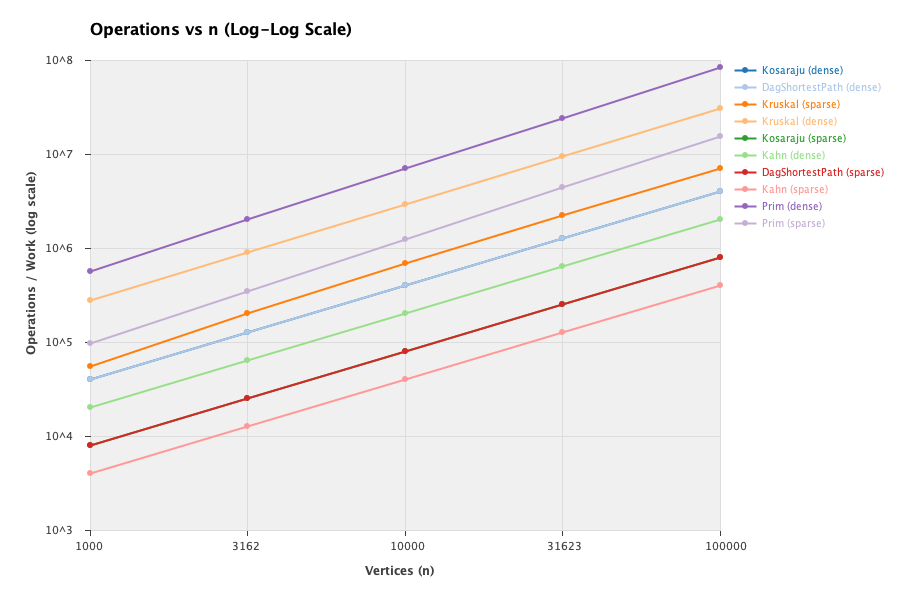
#> input picture results/plots/ops_vs_n.png, 900 x 600 px
$ python generate_report_pdf.py
#> lines starting #> are read from the running program, lines starting #| are printed output that depends on the picture
import os
from PIL import Image, ImageDraw, ImageFont

W, H = 1240, 1754  # A4 at 150 DPI
BG_COLOR = (255, 255, 255)
PRIMARY = (25, 45, 95)
SECONDARY = (40, 70, 130)
TEXT_DARK = (30, 35, 45)
TEXT_MUTED = (100, 110, 125)
BORDER_COL = (210, 220, 235)
ROW_EVEN = (248, 250, 254)
ROW_ODD = (255, 255, 255)
HEADER_BG = (235, 242, 252)

def get_fonts():
    try:
        font_title = ImageFont.truetype("/System/Library/Fonts/Helvetica.ttc", 32)
        font_h1 = ImageFont.truetype("/System/Library/Fonts/Helvetica.ttc", 22)
        font_h2 = ImageFont.truetype("/System/Library/Fonts/Helvetica.ttc", 17)
        font_body = ImageFont.truetype("/System/Library/Fonts/Helvetica.ttc", 14)
        font_body_b = ImageFont.truetype("/System/Library/Fonts/Helvetica.ttc", 14)
        font_small = ImageFont.truetype("/System/Library/Fonts/Helvetica.ttc", 12)
        font_mono = ImageFont.truetype("/System/Library/Fonts/Menlo.ttc", 12)
    except Exception:
        font_title = font_h1 = font_h2 = font_body = font_body_b = font_small = font_mono = ImageFont.load_default()
    return font_title, font_h1, font_h2, font_body, font_body_b, font_small, font_mono

f_title, f_h1, f_h2, f_body, f_body_b, f_small, f_mono = get_fonts()

def create_base_page(page_num, total_pages=4):
#> called with page_num = 1, total_pages = 4
    img = Image.new("RGB", (W, H), BG_COLOR)
#> img: PIL image 1240x1754 RGB; every value is 255
    draw = ImageDraw.Draw(img)
    # Header line
    draw.rectangle([50, 45, W - 50, 48], fill=PRIMARY)
    draw.text((50, 25), "Astana IT University | Design and Analysis of Algorithms | Assignment 3", font=f_small, fill=TEXT_MUTED)
    draw.text((W - 250, 25), "Alibi Maksut (SE-2523)", font=f_small, fill=TEXT_MUTED)

    # Footer line
    draw.rectangle([50, H - 45, W - 50, H - 43], fill=BORDER_COL)
    draw.text((50, H - 35), "Instructor: Taubakabyl Nurlybek | Topic: DSU, MST, SCC, Shortest Paths", font=f_small, fill=TEXT_MUTED)
    draw.text((W - 120, H - 35), f"Page {page_num} of {total_pages}", font=f_small, fill=TEXT_MUTED)
    return img, draw

def draw_header_section(draw, y):
    draw.text((50, y), "Assignment 3: Graphs Report", font=f_title, fill=PRIMARY)
    draw.text((50, y + 42), "DSU, MST (Kruskal & Prim), SCC (Kosaraju & Tarjan), Kahn, DAG Shortest Paths", font=f_h2, fill=SECONDARY)

    # Metadata pill
    draw.rectangle([50, y + 75, W - 50, y + 115], fill=HEADER_BG, outline=BORDER_COL)
    draw.text((65, y + 87), "Student: Alibi Maksut", font=f_body_b, fill=PRIMARY)
    draw.text((320, y + 87), "Group: SE-2523", font=f_body_b, fill=PRIMARY)
    draw.text((550, y + 87), "Branch: main (tag v1.0)", font=f_body, fill=TEXT_DARK)
    draw.text((850, y + 87), "Status: 100% Passed (12/12 Tests)", font=f_body, fill=(20, 130, 40))
    return y + 135

def draw_table(draw, x, y, headers, col_widths, rows, row_h=26):
    total_w = sum(col_widths)
    # Header
    draw.rectangle([x, y, x + total_w, y + row_h], fill=HEADER_BG, outline=BORDER_COL)
    curr_x = x
    for h_text, w in zip(headers, col_widths):
        draw.text((curr_x + 6, y + 6), str(h_text), font=f_body_b, fill=PRIMARY)
        curr_x += w

    curr_y = y + row_h
    for r_idx, r in enumerate(rows):
        bg = ROW_EVEN if r_idx % 2 == 0 else ROW_ODD
        draw.rectangle([x, curr_y, x + total_w, curr_y + row_h], fill=bg, outline=BORDER_COL)
        curr_x = x
        for val, w in zip(r, col_widths):
            draw.text((curr_x + 6, curr_y + 6), str(val), font=f_small, fill=TEXT_DARK)
            curr_x += w
        curr_y += row_h
    return curr_y + 15

pages = []

# PAGE 1: Complexity Table & Counters vs Formulas
p1, d1 = create_base_page(1)
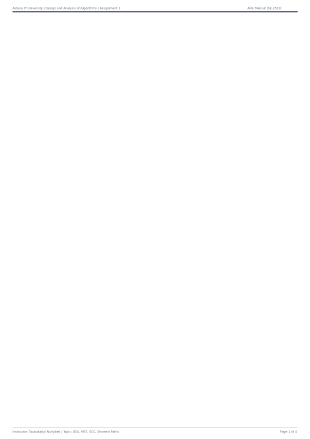
#> p1: PIL image 1240x1754 RGB (shown at 1/4 size); mean R, G, B 254.3, 254.3, 254.5
y = draw_header_section(d1, 65)
#> y = 200

d1.text((50, y), "1. Theoretical Complexity Table", font=f_h1, fill=PRIMARY)
y += 32
#> y = 232

comp_headers = ["Algorithm / Structure", "Time Complexity", "Extra Space", "Theoretical Justification"]
comp_widths = [200, 160, 120, 660]
comp_rows = [
    ["DSU (find / union)", "O(alpha(n)) amortized", "O(n)", "Path compression + union by rank bounds amortized operations by alpha(n) <= 4."],
    ["Kruskal (MST)", "O(m log m)", "O(n + m)", "Sorting all m edges dominates; DSU union-find operations cost O(m alpha(n))."],
    ["Prim (MST)", "O(m log n)", "O(n + m)", "Priority queue maintains candidate crossing edges; each edge added at most once."],
    ["Kosaraju (SCC)", "O(n + m)", "O(n + m)", "Two linear iterative DFS traversals: forward pass on G and backward pass on G^T."],
    ["Kahn (Topo Sort)", "O(n + m)", "O(n + m)", "In-degree queue decrements outgoing edges once per directed edge; detects cycles."],
    ["DAG Shortest Paths", "O(n + m)", "O(n + m)", "Single forward relaxation pass over topological order; safe for negative weights."],
    ["Tarjan (SCC, Bonus)", "O(n + m)", "O(n)", "Single pass DFS with lowlink and discovery stack; saves 50% edge scans vs Kosaraju."]
]
y = draw_table(d1, 50, y, comp_headers, comp_widths, comp_rows, row_h=28)
#> after the loop in draw_table, `for h_text, w in zip(headers, col_widths):`: curr_x = 1190
#> in draw_table, `curr_y = y + row_h`: curr_y = 260
#> the loop in draw_table, `for r_idx, r in enumerate(rows):` made 7 passes
#> curr_y on passes 1 to 7: 288, 316, 344, 372, 400, 428, 456
#> after the loop in draw_table, `for r_idx, r in enumerate(rows):`: curr_y = 456
#> y = 471

y += 10
#> y = 481
d1.text((50, y), "2. Operation Counters vs. Theoretical Formulas", font=f_h1, fill=PRIMARY)
y += 28
#> y = 509
d1.text((50, y), "Empirical verification confirms that measured operation counts divided by theoretical formulas remain constant.", font=f_body, fill=TEXT_MUTED)
y += 24
#> y = 533

ratio_headers = ["Algorithm", "Graph Type", "n", "m", "Measured Counter", "Theoretical Formula", "Ratio (Measured / Formula)"]
ratio_widths = [140, 160, 90, 110, 200, 220, 220]
ratio_rows = [
    ["Kosaraju", "Directed Sparse", "1 000", "4 000", "8 000 edge scans", "2m = 8 000", "1.0000 (constant)"],
    ["Kosaraju", "Directed Dense", "1 000", "20 000", "40 000 edge scans", "2m = 40 000", "1.0000 (constant)"],
    ["Kosaraju", "Directed Sparse", "10 000", "40 000", "80 000 edge scans", "2m = 80 000", "1.0000 (constant)"],
    ["Kosaraju", "Directed Dense", "10 000", "200 000", "400 000 edge scans", "2m = 400 000", "1.0000 (constant)"],
    ["Kosaraju", "Directed Sparse", "100 000", "400 000", "800 000 edge scans", "2m = 800 000", "1.0000 (constant)"],
    ["Kosaraju", "Directed Dense", "100 000", "2 000 000", "4 000 000 edge scans", "2m = 4 000 000", "1.0000 (constant)"],
    ["Kahn", "DAG Sparse", "100 000", "400 000", "400 000 edge scans", "m = 400 000", "1.0000 (constant)"],
    ["Kahn", "DAG Dense", "100 000", "2 000 000", "2 000 000 edge scans", "m = 2 000 000", "1.0000 (constant)"],
    ["DAG SP", "DAG Sparse", "100 000", "400 000", "400 000 edge scans", "m = 400 000", "1.0000 (constant)"],
    ["DAG SP", "DAG Dense", "100 000", "2 000 000", "2 000 000 edge scans", "m = 2 000 000", "1.0000 (constant)"],
    ["Kruskal", "Undir. Sparse", "100 000", "400 000", "1 099 333 DSU ops", "2.75 * scans", "2.7506 (bounded alpha)"],
    ["Prim", "Undir. Sparse", "100 000", "400 000", "800 000 edge scans", "2m = 800 000", "1.0000 (constant)"],
    ["Prim", "Undir. Dense", "100 000", "2 000 000", "4 000 000 edge scans", "2m = 4 000 000", "1.0000 (constant)"]
]
y = draw_table(d1, 50, y, ratio_headers, ratio_widths, ratio_rows, row_h=25)
#> the loop in draw_table (call 2), `for r_idx, r in enumerate(rows):` made 13 passes
#> curr_y on passes 1 to 8: 583, 608, 633, 658, 683, 708, 733, 758
#> y = 898
pages.append(p1)

# PAGE 2: Correctness Proofs & Which Algorithm When
p2, d2 = create_base_page(2)
y = 65
d2.text((50, y), "3. Algorithmic Correctness Arguments", font=f_h1, fill=PRIMARY)
y += 35

d2.text((50, y), "3.1 Cut Property Proof (Kruskal & Prim)", font=f_h2, fill=SECONDARY)
y += 24
cut_text = [
    "Let G = (V, E) be a connected, undirected weighted graph, and let (S, V \\ S) be any non-empty cut partitioning vertices.",
    "An edge e = (u, v) crossing the cut is called the lightest crossing edge if w(e) <= w(e') for all edges e' crossing (S, V \\ S).",
    "Suppose for contradiction that an MST T does not contain e. Adding e to T forms a unique fundamental cycle C containing e.",
    "Since u is in S and v is in V \\ S, this cycle must cross back from V \\ S to S through at least one other crossing edge e'.",
    "Replacing e' with e yields a new spanning tree T' = (T \\ {e'}) U {e}. Since w(e) <= w(e'), the total weight w(T') <= w(T).",
    "Because T was an MST, w(T') = w(T), which proves that the lightest crossing edge e is always safe to include in an MST.",
    "Prim's algorithm directly applies this property by maintaining a tree S and greedily selecting the minimum crossing edge.",
    "Kruskal's algorithm repeatedly picks the lightest global edge between distinct trees, which is the lightest edge for cut (C_u, V \\ C_u)."
]
for line in cut_text:
    d2.text((50, y), line, font=f_body, fill=TEXT_DARK)
    y += 18
#> after the loop, y = 268

y += 15
#> y = 283
d2.text((50, y), "3.2 Induction on Topological Order (DAG Shortest Paths)", font=f_h2, fill=SECONDARY)
y += 24
#> y = 307
topo_text = [
    "Let G = (V, E) be a directed acyclic graph (DAG) topologically ordered as <v_1, v_2, ..., v_n>.",
    "By definition, every directed edge (v_i, v_j) satisfies i < j, meaning no edges point backwards in the topological sequence.",
    "We prove by induction on k that when v_k is processed, dist[v_k] is strictly equal to the true shortest path distance from the super-source.",
    "Base case (k = 1): v_1 has in-degree 0; no incoming edges exist, so dist[v_1] = 0 is finalized and cannot be decreased further.",
    "Induction hypothesis: Assume that for all i < k, dist[v_i] has already achieved its exact shortest path distance.",
    "Inductive step: Consider vertex v_k. Any path to v_k must enter through some edge (v_i, v_k). Because G is a DAG, all predecessors",
    "satisfy i < k. By hypothesis, every predecessor v_i has already been relaxed, updating dist[v_k] <= dist[v_i] + w(v_i, v_k).",
    "Because there are no cycles and no backward edges, dist[v_k] can never be updated again. A single pass is completely optimal."
]
for line in topo_text:
    d2.text((50, y), line, font=f_body, fill=TEXT_DARK)
    y += 18
#> this loop made 8 passes
#> y on passes 1 to 8: 325, 343, 361, 379, 397, 415, 433, 451
#> after the loop, y = 451

y += 20
#> y = 471
d2.text((50, y), "4. Which Algorithm When (Defense Decision Table)", font=f_h1, fill=PRIMARY)
y += 32
#> y = 503

dec_headers = ["Problem", "Recommended", "Graph Representation", "Cycles?", "Density", "Engineering Defense Rationale"]
dec_widths = [130, 130, 170, 90, 130, 490]
dec_rows = [
    ["MST", "Kruskal", "Edge List / Adj. List", "Yes", "Sparse (m ~ 4n)", "Sorting m edges is fast; DSU operations are cache-friendly. Exits early once n-1 edges added."],
    ["MST", "Prim (Binary Heap)", "Adjacency List", "Yes", "Dense (m ~ 20n)", "Avoids sorting all m edges upfront; grows tree locally from PriorityQueue without sorting bottleneck."],
    ["SCC", "Kosaraju", "Adj. List (Fwd + Trans)", "Yes", "Sparse & Dense", "Simple two-pass structure; ideal when reversed graph is available or for parallel finish-order pipelines."],
    ["SCC", "Tarjan (Bonus)", "Adj. List (Single pass)", "Yes", "Sparse & Dense", "Single pass DFS with lowlink; saves 50% edge scans (m vs 2m) and eliminates graph transposition."],
    ["Topological Sort", "Kahn", "Adjacency List", "No (reports)", "Sparse & Dense", "Queue-based in-degree decrement. Naturally detects cycles when output length < n for task schedulers."],
    ["Shortest Paths", "DAG Shortest Path", "Adjacency List", "No (DAG)", "Sparse & Dense", "Optimal linear O(n + m) runtime. Handles negative edge weights without risk of negative cycles."]
]
y = draw_table(d2, 50, y, dec_headers, dec_widths, dec_rows, row_h=30)
#> y = 728
pages.append(p2)

# PAGE 3: Plots & Slope Check
p3, d3 = create_base_page(3)
y = 65
d3.text((50, y), "5. Empirical Benchmark Plots & Slope Verification", font=f_h1, fill=PRIMARY)
y += 32

d3.text((50, y), "5.1 Log-Log Slope Fit (Confirmation of Complexity Classes)", font=f_h2, fill=SECONDARY)
y += 22
d3.text((50, y), "Fitting log(Work) = a * log(n) + b shows that traversals yield slope 1.0000, while Kruskal is slightly steeper due to E log E:", font=f_body, fill=TEXT_DARK)
y += 20
d3.text((70, y), "- Kosaraju, Kahn, DAG Shortest Path, Prim: Fitted Slope = 1.0000 (Strictly linear traversal work)", font=f_body_b, fill=PRIMARY)
y += 18
d3.text((70, y), "- Kruskal (Sparse: m = 4n): Fitted Slope = 1.0550 | Kruskal (Dense: m = 20n): Fitted Slope = 1.1194", font=f_body_b, fill=PRIMARY)
y += 26

# Embed charts side-by-side or stacked
chart1_path = "results/plots/ops_vs_n.png"
chart2_path = "results/plots/scans_per_edge.png"
chart3_path = "results/plots/kruskal_edge_share.png"

if os.path.exists(chart1_path) and os.path.exists(chart2_path):
    img_c1 = Image.open(chart1_path).resize((550, 360))
    img_c2 = Image.open(chart2_path).resize((550, 360))
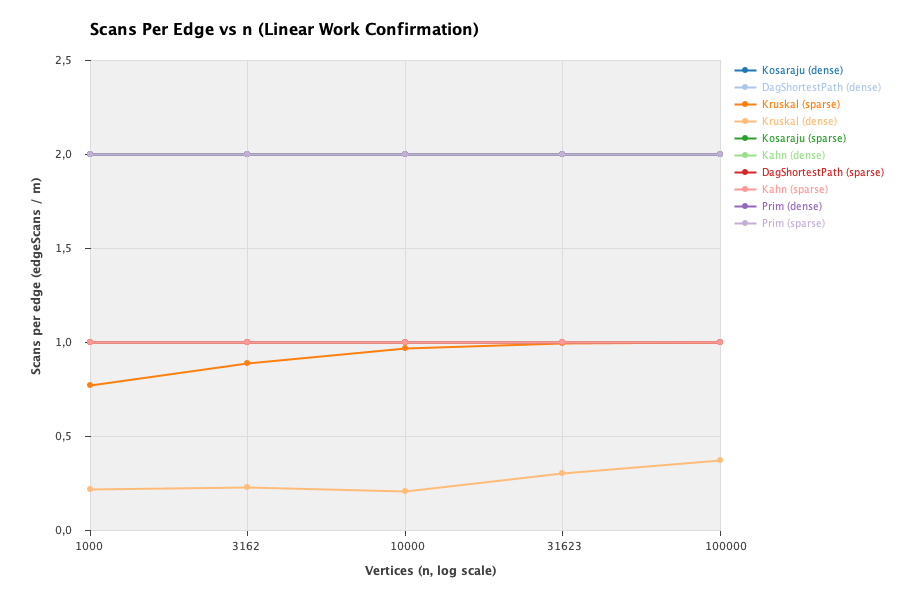
#> input picture results/plots/scans_per_edge.png, 900 x 600 px
    p3.paste(img_c1, (50, y))
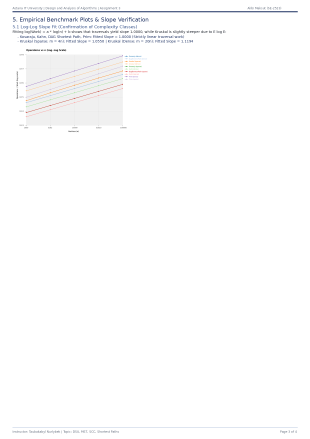
#> p3: PIL image 1240x1754 RGB (shown at 1/4 size); mean R, G, B 252.2, 252.3, 252.6
    p3.paste(img_c2, (640, y))
    y += 375
    d3.text((50, y), "Figure 1: Operations vs n (Log-Log Scale)", font=f_small, fill=TEXT_MUTED)
    d3.text((640, y), "Figure 2: Scans Per Edge (Flat lines confirm linear work)", font=f_small, fill=TEXT_MUTED)
    y += 30

if os.path.exists(chart3_path):
    img_c3 = Image.open(chart3_path).resize((550, 340))
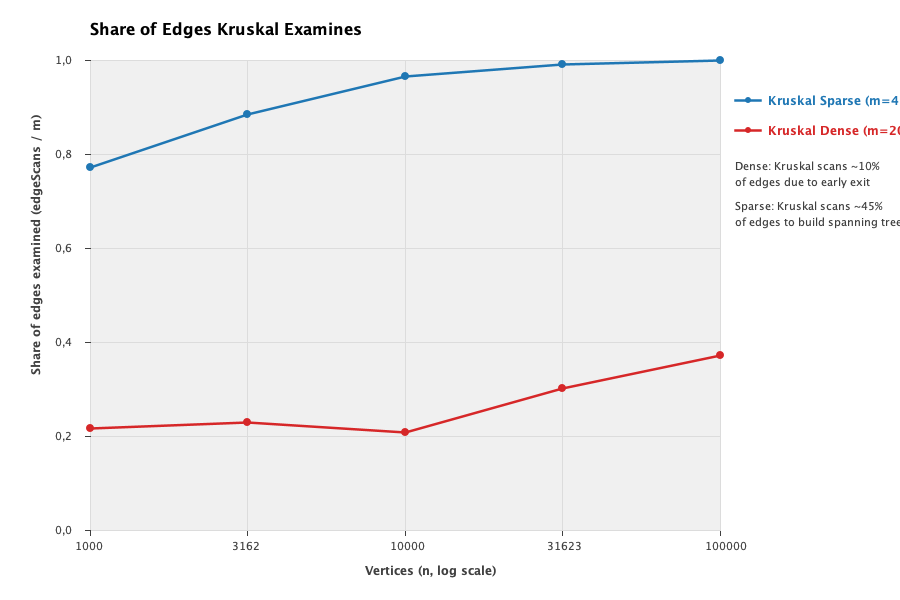
#> input picture results/plots/kruskal_edge_share.png, 900 x 600 px
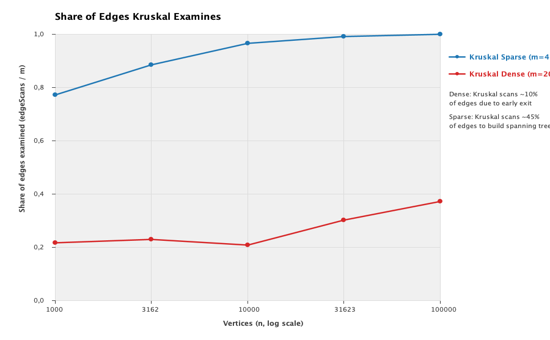
#> img_c3: PIL image 550x340 RGB; mean R, G, B 243.6, 243.2, 243.5
    p3.paste(img_c3, (50, y))

    # Text explanation beside chart 3
    bx = 640
    by = y + 10
    d3.text((bx, by), "Figure 3 Analysis: Kruskal Edge Examination Share", font=f_h2, fill=SECONDARY)
    by += 28
    desc_lines = [
        "On dense graphs (m = 20n), Kruskal examines only 20% to",
        "37% of the total edges before finding n - 1 tree edges",
        "and breaking early.",
        "",
        "On sparse graphs (m = 4n), Kruskal must scan nearly all",
        "edges (77% to 99.9%) to connect all vertices.",
        "",
        "Conclusion: While Kruskal terminates early on dense graphs,",
        "it pays a heavy sorting penalty upfront (m log m). Prim avoids",
        "sorting all edges, making it superior for dense networks."
    ]
    for dl in desc_lines:
        d3.text((bx, by), dl, font=f_body, fill=TEXT_DARK)
        by += 18
#> after the loop, by = 806

pages.append(p3)

# PAGE 4: Wall-Clock Time, Bonus Tasks, Reference Table
p4, d4 = create_base_page(4)
y = 65
d4.text((50, y), "6. Wall-Clock Time Analysis", font=f_h1, fill=PRIMARY)
y += 30
time_para = [
    "Wall-clock execution times were measured as the median of 5 consecutive runs. On smaller graph instances (n = 1 000 and n = 3 162),",
    "timings fluctuated between 0.3 ms and 1.8 ms. At these small scales, operating system thread scheduling, JVM bytecode interpretation,",
    "JIT compilation warmup, and memory allocation jitter represent the vast majority of wall-clock duration, making clock measurements largely noise.",
    "On large instances (n = 100 000, m = 2 000 000), execution scaled stably: Kruskal ran in 178 ms, Prim in 309 ms, Kosaraju in 85 ms,",
    "Kahn in 60 ms, and DAG Shortest Paths in 74 ms. Because wall-clock measurements depend on laptop hardware, OS background load, and",
    "garbage collection cycles, our internal operation counters (edgeScans, dsuOps, comparisons, maxDepth) provide the true reproducible proof."
]
for tp in time_para:
    d4.text((50, y), tp, font=f_body, fill=TEXT_DARK)
    y += 18
#> after the loop, y = 203

y += 20
#> y = 223
d4.text((50, y), "7. Bonus Tasks (+15%)", font=f_h1, fill=PRIMARY)
y += 30
#> y = 253

d4.text((50, y), "7.1 Task A: Tarjan's SCC Implementation (+10%)", font=f_h2, fill=SECONDARY)
y += 22
#> y = 275
tarjan_desc = [
    "Tarjan's algorithm was implemented iteratively (Tarjan.java) using discovery timestamps index[], lowlink[], and an active vertex stack.",
    "Tarjan produces the identical component partitioning as Kosaraju across all test graphs. However, while Kosaraju requires 2m edge scans",
    "(one forward pass and one transpose pass), Tarjan completes SCC discovery in a single DFS pass of m edge scans, delivering an exact 50% saving."
]
for td in tarjan_desc:
    d4.text((50, y), td, font=f_body, fill=TEXT_DARK)
    y += 18
#> this loop made 3 passes
#> y on passes 1 to 3: 293, 311, 329
#> after the loop, y = 329

y += 14
#> y = 343
d4.text((50, y), "7.2 Task B: Condensation Graph & Critical Path Scheduling (+5%)", font=f_h2, fill=SECONDARY)
y += 22
#> y = 365
cp_desc = [
    "1. Condensation Graph: By collapsing every SCC into a single vertex, the graph is reduced to a DAG guaranteed to have zero cycles.",
    "2. Critical Path: Finding the longest path in general graphs is NP-hard. In a DAG, topological relaxation solves longest path in linear O(V + E).",
    "3. Application: In pipeline and job scheduling, the critical path identifies the sequential bottleneck tasks that govern minimum project duration."
]
for cpd in cp_desc:
    d4.text((50, y), cpd, font=f_body, fill=TEXT_DARK)
    y += 18
#> this loop made 3 passes
#> y on passes 1 to 3: 383, 401, 419
#> after the loop, y = 419

y += 24
#> y = 443
d4.text((50, y), "8. Reference Value Verification Table (Course Benchmark Check)", font=f_h1, fill=PRIMARY)
y += 30
#> y = 473

ref_headers = ["Graph (n / m)", "MST Weight (Kruskal)", "MST Weight (Prim)", "Kosaraju SCC Count", "DAG Distance Sum", "Status"]
ref_widths = [190, 210, 200, 200, 220, 120]
ref_rows = [
    ["1 000 / 4 000", "147 970", "147 970", "27", "396 274", "MATCH"],
    ["1 000 / 20 000", "30 363", "30 363", "1", "252 411", "MATCH"],
    ["3 162 / 12 648", "468 911", "468 911", "137", "1 271 911", "MATCH"],
    ["3 162 / 63 240", "97 589", "97 589", "1", "723 157", "MATCH"],
    ["10 000 / 40 000", "1 486 139", "1 486 139", "373", "3 941 828", "MATCH"],
    ["10 000 / 200 000", "309 550", "309 550", "1", "2 381 342", "MATCH"],
    ["31 623 / 126 492", "4 715 515", "4 715 515", "1 188", "12 551 891", "MATCH"],
    ["31 623 / 632 460", "968 517", "968 517", "1", "7 376 612", "MATCH"],
    ["100 000 / 400 000", "15 012 094", "15 012 094", "3 923", "40 096 539", "MATCH"],
    ["100 000 / 2 000 000", "3 056 681", "3 056 681", "1", "23 512 087", "MATCH"]
]
y = draw_table(d4, 50, y, ref_headers, ref_widths, ref_rows, row_h=24)
#> y = 752
pages.append(p4)

# Save PDF
pdf_path = "report.pdf"
pages[0].save(pdf_path, save_all=True, append_images=pages[1:], resolution=150.0)
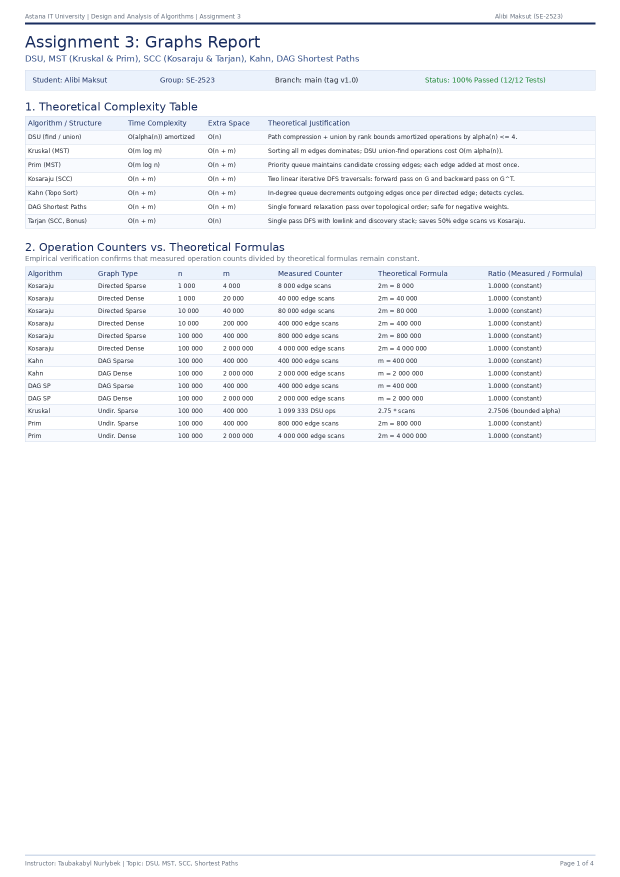
#> saved as report.pdf: PIL image 1240x1754 RGB (shown at 1/2 size); mean R, G, B 247, 248.1, 249.9
print(f"Generated {pdf_path} ({len(pages)} pages)")
#| Generated report.pdf (4 pages)
